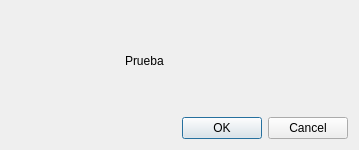
<?xml version="1.0" encoding="UTF-8"?>
<ui version="4.0">
 <class>loadDialog</class>
 <widget class="QDialog" name="loadDialog">
  <property name="geometry">
   <rect>
    <x>0</x>
    <y>0</y>
    <width>359</width>
    <height>150</height>
   </rect>
  </property>
  <property name="windowTitle">
   <string>Dialog</string>
  </property>
  <layout class="QVBoxLayout" name="verticalLayout">
   <item>
    <layout class="QHBoxLayout" name="horizontalLayout">
     <item>
      <widget class="QLabel" name="label_3">
       <property name="text">
        <string/>
       </property>
      </widget>
     </item>
     <item>
      <widget class="QLabel" name="image">
       <property name="text">
        <string>Prueba</string>
       </property>
      </widget>
     </item>
     <item>
      <widget class="QLabel" name="label">
       <property name="text">
        <string/>
       </property>
      </widget>
     </item>
    </layout>
   </item>
   <item>
    <widget class="QDialogButtonBox" name="buttonBox">
     <property name="orientation">
      <enum>Qt::Horizontal</enum>
     </property>
     <property name="standardButtons">
      <set>QDialogButtonBox::Cancel|QDialogButtonBox::Ok</set>
     </property>
    </widget>
   </item>
  </layout>
 </widget>
 <resources/>
 <connections>
  <connection>
   <sender>buttonBox</sender>
   <signal>accepted()</signal>
   <receiver>loadDialog</receiver>
   <slot>accept()</slot>
   <hints>
    <hint type="sourcelabel">
     <x>248</x>
     <y>254</y>
    </hint>
    <hint type="destinationlabel">
     <x>157</x>
     <y>274</y>
    </hint>
   </hints>
  </connection>
  <connection>
   <sender>buttonBox</sender>
   <signal>rejected()</signal>
   <receiver>loadDialog</receiver>
   <slot>reject()</slot>
   <hints>
    <hint type="sourcelabel">
     <x>316</x>
     <y>260</y>
    </hint>
    <hint type="destinationlabel">
     <x>286</x>
     <y>274</y>
    </hint>
   </hints>
  </connection>
 </connections>
</ui>
